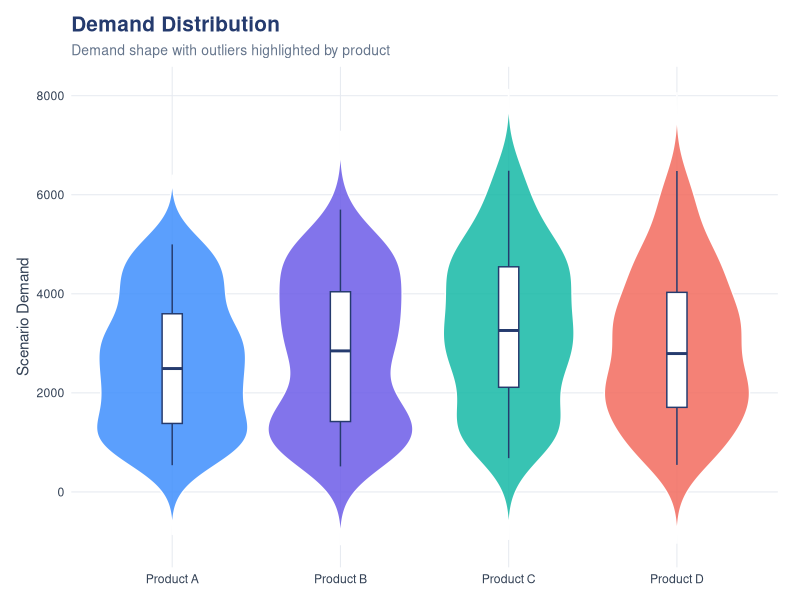
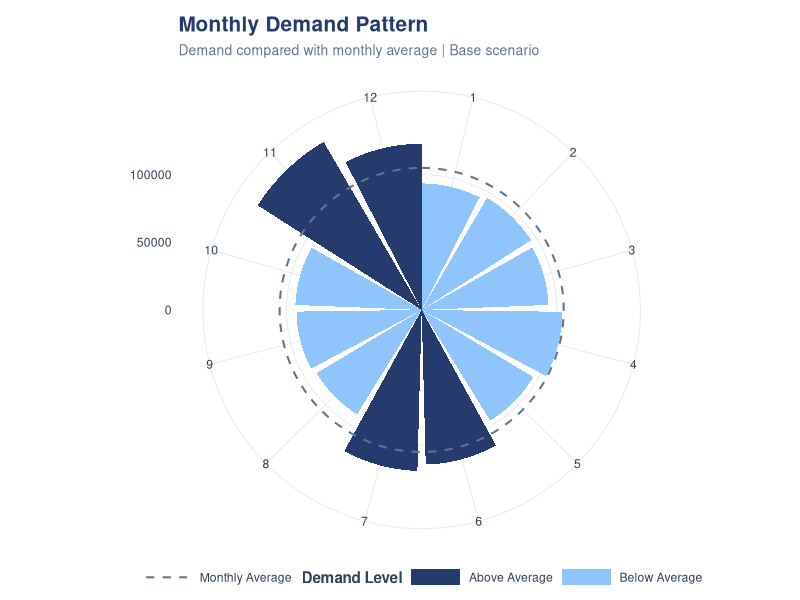
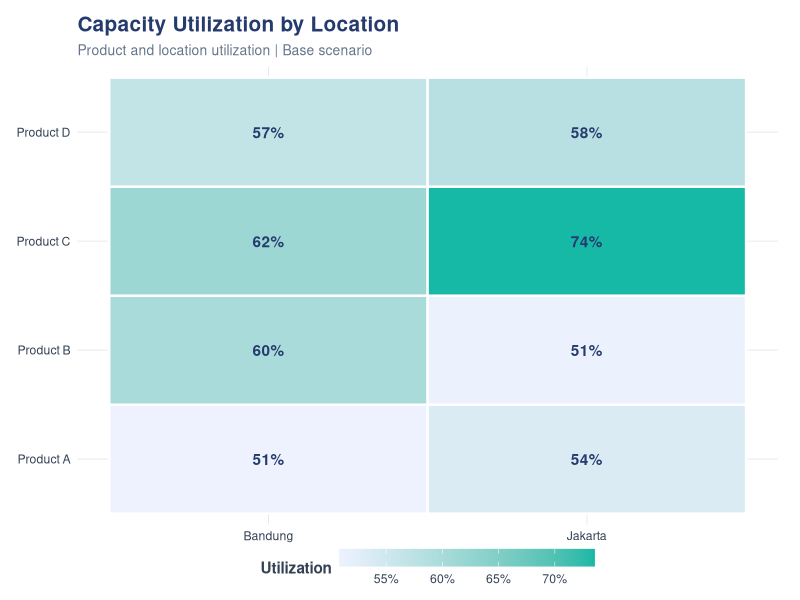
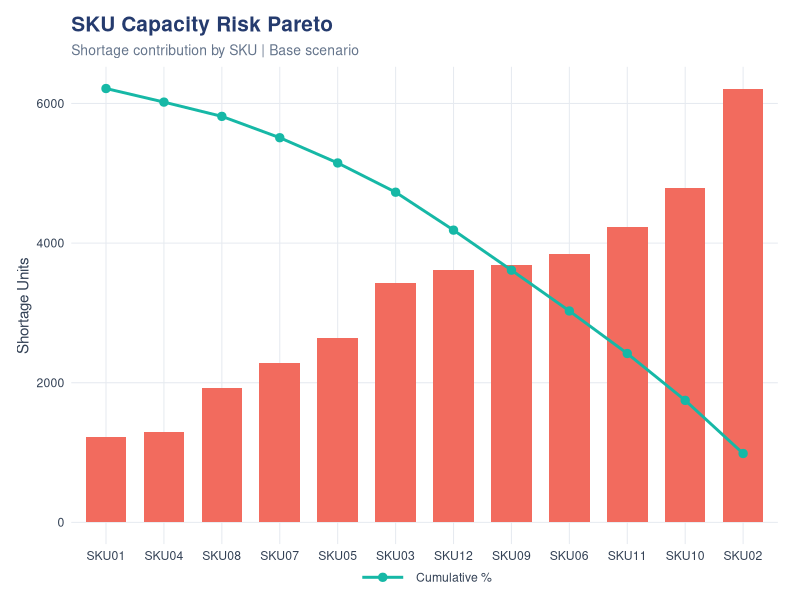
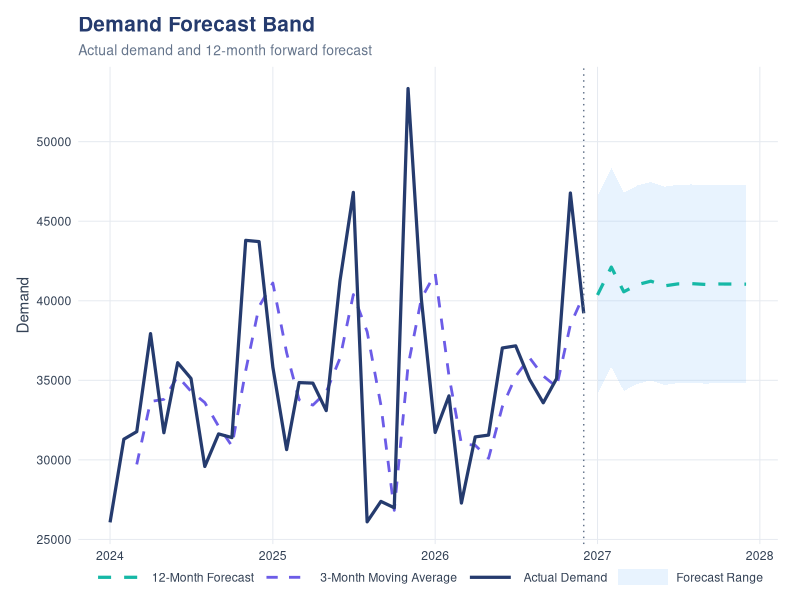

Generate these figures, in order, with R:
#!/usr/bin/env Rscript

suppressPackageStartupMessages({
  library(dplyr)
  library(ggplot2)
  library(lubridate)
  library(readr)
  library(tidyr)
})

root <- normalizePath(getwd(), mustWork = TRUE)
dataset_dir <- file.path(root, "dataset")
output_dir <- file.path(root, "output")
dir.create(dataset_dir, recursive = TRUE, showWarnings = FALSE)
dir.create(output_dir, recursive = TRUE, showWarnings = FALSE)

set.seed(123)
dataset <- expand.grid(
  Tanggal = seq(as.Date("2024-01-01"), as.Date("2026-12-01"), by = "month"),
  SKU = paste0("SKU", sprintf("%02d", 1:12))
) |>
  as_tibble() |>
  mutate(
    Tahun = year(Tanggal), Bulan = month(Tanggal), NamaBulan = format(Tanggal, "%B"),
    Produk = rep(c("Product A", "Product B", "Product C", "Product D"), length.out = n()),
    Kategori = if_else(Produk %in% c("Product A", "Product B"), "Food", "Drink"),
    Rasa = sample(c("Chocolate", "Berry", "Vanilla", "Original"), n(), replace = TRUE),
    Ukuran = sample(c("Small", "Medium", "Large"), n(), replace = TRUE),
    Packing = sample(c("Box", "Bottle"), n(), replace = TRUE),
    Lokasi = sample(c("Jakarta", "Bandung"), n(), replace = TRUE),
    Permintaan = round(runif(n(), 500, 5000) * case_when(
      Bulan %in% c(11, 12) ~ 1.30,
      Bulan %in% c(6, 7) ~ 1.15,
      TRUE ~ 1
    )),
    Harga = sample(c(5000, 7500, 10000, 15000), n(), replace = TRUE),
    Kapasitas = sample(c(4000, 5000, 6000), n(), replace = TRUE)
  )

step1 <- dataset |>
  mutate(DemandValue = Permintaan * Harga)

step2 <- step1 |>
  group_by(Tanggal, Tahun, Bulan, NamaBulan, SKU, Produk,
           Kategori, Rasa, Ukuran, Packing, Lokasi) |>
  summarise(Demand = sum(Permintaan, na.rm = TRUE),
            DemandValue = sum(DemandValue, na.rm = TRUE),
            Capacity = mean(Kapasitas, na.rm = TRUE),
            Harga = mean(Harga, na.rm = TRUE), .groups = "drop")

scenarios <- tibble(
  Scenario = c("-30%", "-20%", "-10%", "Base", "+10%", "+20%", "+30%"),
  Growth = c(-0.30, -0.20, -0.10, 0.00, 0.10, 0.20, 0.30)
)

demand_final <- crossing(step2, scenarios) |>
  mutate(ScenarioDemand = Demand * (1 + Growth),
         ScenarioValue = ScenarioDemand * Harga,
         Utilization = ScenarioDemand / Capacity,
         CapacityGap = Capacity - ScenarioDemand,
         RevenueImpact = ScenarioValue - DemandValue) |>
  arrange(Tanggal, SKU, Scenario)

write_csv(dataset, file.path(dataset_dir, "dataset.csv"), na = "")
write_csv(step1, file.path(dataset_dir, "step1_prepared.csv"), na = "")
write_csv(step2, file.path(dataset_dir, "step2_aggregated.csv"), na = "")
write_csv(demand_final, file.path(dataset_dir, "demand_final.csv"), na = "")
write_csv(scenarios, file.path(dataset_dir, "scenarios.csv"), na = "")

base <- demand_final |> filter(Scenario == "Base")


# Modern, cohesive palette: deep blue, violet, aqua, coral, gold and slate.
COLORS <- list(
  navy = "#253B6E", violet = "#6C5CE7", aqua = "#16B8A6", blue = "#3F8EFC",
  sky = "#8EC5FC", coral = "#F26B5E", gold = "#F2B134", plum = "#9B6DFF",
  slate = "#64748B", grid = "#E6EAF0", text = "#334155", white = "#FFFFFF"
)
PRODUCT_COLORS <- c("Product A" = "#3F8EFC", "Product B" = "#6C5CE7", "Product C" = "#16B8A6", "Product D" = "#F26B5E")
theme_project <- theme_minimal(base_size = 11) +
  theme(
    plot.background = element_rect(fill = COLORS$white, color = NA),
    panel.background = element_rect(fill = COLORS$white, color = NA),
    panel.grid.minor = element_blank(),
    panel.grid.major = element_line(color = COLORS$grid, linewidth = .35),
    axis.text = element_text(color = COLORS$text), axis.title = element_text(color = COLORS$text),
    plot.title = element_text(face = "bold", size = 15, color = COLORS$navy),
    plot.subtitle = element_text(size = 10, color = COLORS$slate), legend.position = "bottom",
    legend.key.width = unit(1.3, "cm"), legend.key.height = unit(.45, "cm"),
    legend.spacing.x = unit(.25, "cm"), legend.box.spacing = unit(4, "pt"),
    legend.margin = margin(0, 0, 0, 0),
    legend.title = element_text(face = "bold", color = COLORS$text),
    legend.text = element_text(color = COLORS$text),
    plot.margin = margin(12, 16, 10, 12)
  )
save_plot <- function(name, plot, width = 10, height = 6) {
  ggsave(file.path(output_dir, name), plot, width = width, height = height, dpi = 150, bg = COLORS$white)
}
monthly <- base |>
  group_by(Tanggal) |>
  summarise(Demand = sum(ScenarioDemand), Capacity = sum(Capacity), .groups = "drop")



p1 <- ggplot(base, aes(Produk, ScenarioDemand, fill = Produk)) +
  geom_violin(color = COLORS$white, alpha = .85, trim = FALSE) +
  geom_boxplot(width = .12, fill = COLORS$white, color = COLORS$navy,
               outlier.shape = 21, outlier.fill = COLORS$gold,
               outlier.color = COLORS$navy, outlier.size = 2.4,
               outlier.stroke = .5) +
  scale_fill_manual(values = PRODUCT_COLORS, guide = "none") +
  labs(title = "Demand Distribution", subtitle = "Demand shape with outliers highlighted by product", x = NULL, y = "Scenario Demand") + theme_project
save_plot("01_demand_distribution_violin.png", p1)

seasonality <- base |> group_by(Bulan) |> summarise(Demand = sum(ScenarioDemand), .groups = "drop") |>
  mutate(AverageDemand = mean(Demand), DemandLevel = if_else(Demand >= AverageDemand, "Above Average", "Below Average"))
p2 <- ggplot(seasonality, aes(Bulan, Demand)) +
  geom_col(aes(fill = DemandLevel), width = .9) +
  geom_hline(aes(yintercept = AverageDemand, linetype = "Monthly Average"), color = COLORS$slate, linewidth = .7) +
  scale_fill_manual(values = c("Above Average" = COLORS$navy, "Below Average" = COLORS$sky), name = "Demand Level") +
  scale_linetype_manual(values = c("Monthly Average" = "dashed"), name = NULL) + coord_polar() + scale_x_continuous(breaks = 1:12) +
  labs(title = "Monthly Demand Pattern", subtitle = "Demand compared with monthly average | Base scenario", x = NULL, y = NULL) + theme_project
save_plot("02_monthly_demand_polar.png", p2)

utilization <- base |> group_by(Produk, Lokasi) |> summarise(Utilization = sum(ScenarioDemand) / sum(Capacity), .groups = "drop")
p3 <- ggplot(utilization, aes(Lokasi, Produk, fill = Utilization)) +
  geom_tile(color = COLORS$white, linewidth = .8) + geom_text(aes(label = paste0(round(Utilization * 100), "%")), color = COLORS$navy, fontface = "bold") +
  scale_fill_gradient(low = "#EEF2FF", high = COLORS$aqua, labels = scales::percent, name = "Utilization") +
  labs(title = "Capacity Utilization by Location", subtitle = "Product and location utilization | Base scenario", x = NULL, y = NULL) + theme_project
save_plot("03_capacity_utilization_heatmap.png", p3)

risk <- base |> group_by(SKU) |> summarise(Shortage = sum(pmax(-CapacityGap, 0)), .groups = "drop") |> arrange(desc(Shortage)) |> mutate(CumPct = if (sum(Shortage) > 0) cumsum(Shortage) / sum(Shortage) * 100 else rep(0, n()))
max_shortage <- max(risk$Shortage, 1)
p4 <- ggplot(risk, aes(reorder(SKU, Shortage), Shortage)) +
  geom_col(fill = COLORS$coral, width = .7) + geom_line(aes(y = CumPct / 100 * max_shortage, group = 1, color = "Cumulative %"), linewidth = 1) + geom_point(aes(y = CumPct / 100 * max_shortage, color = "Cumulative %"), size = 2.5) +
  scale_color_manual(values = c("Cumulative %" = COLORS$aqua), name = NULL) + labs(title = "SKU Capacity Risk Pareto", subtitle = "Shortage contribution by SKU | Base scenario", x = NULL, y = "Shortage Units") + theme_project
save_plot("04_sku_capacity_risk_pareto.png", p4)


# Recursive 3-month moving average, projected 12 months forward.
df <- monthly |> arrange(Tanggal) |> mutate(Forecast = (Demand + lag(Demand) + lag(Demand, 2)) / 3)
future <- tibble(Tanggal = seq(max(df$Tanggal) %m+% months(1), max(df$Tanggal) %m+% months(12), by = "month"), Forecast = NA_real_)
for (i in seq_len(nrow(future))) {
  values <- c(tail(df$Demand, 3), future$Forecast[seq_len(i - 1)])
  future$Forecast[i] <- mean(tail(values, 3), na.rm = TRUE)
}
sd_demand <- sd(df$Demand, na.rm = TRUE)
future <- future |> mutate(Upper = Forecast + sd_demand, Lower = Forecast - sd_demand)
forecast_plot <- ggplot() +
  geom_ribbon(data = future, aes(Tanggal, ymin = Lower, ymax = Upper, fill = "Forecast Range"), alpha = .2) +
  geom_line(data = df |> filter(!is.na(Forecast)), aes(Tanggal, Forecast, color = "3-Month Moving Average", linetype = "3-Month Moving Average"), linewidth = .95) +
  geom_line(data = df, aes(Tanggal, Demand, color = "Actual Demand", linetype = "Actual Demand"), linewidth = 1.1) +
  geom_line(data = future, aes(Tanggal, Forecast, color = "12-Month Forecast", linetype = "12-Month Forecast"), linewidth = 1.1) +
  geom_vline(xintercept = max(df$Tanggal), linetype = "dotted", color = COLORS$slate) +
  scale_color_manual(values = c("Actual Demand" = COLORS$navy, "3-Month Moving Average" = COLORS$violet, "12-Month Forecast" = COLORS$aqua), name = NULL) +
  scale_linetype_manual(values = c("Actual Demand" = "solid", "3-Month Moving Average" = "dashed", "12-Month Forecast" = "dashed"), name = NULL) +
  scale_fill_manual(values = c("Forecast Range" = COLORS$sky), name = NULL) +
  labs(title = "Demand Forecast Band", subtitle = "Actual demand and 12-month forward forecast", x = NULL, y = "Demand") + theme_project
save_plot("05_demand_forecast_band.png", forecast_plot)

forecast_export <- bind_rows(df |> mutate(Lower = NA_real_, Upper = NA_real_, Type = "Historical"), future |> mutate(Demand = NA_real_, Type = "Forecast")) |> select(Tanggal, Demand, Forecast, Lower, Upper, Type)
write_csv(forecast_export, file.path(dataset_dir, "demand_forecast.csv"), na = "")
cat("Generated", nrow(dataset), "dataset rows and", nrow(demand_final), "demand_final rows.\n")
cat("CSV directory:", dataset_dir, "\nPNG directory:", output_dir, "\n")
